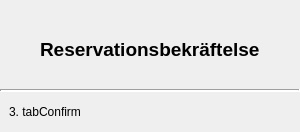
          <widget class="QWidget" name="stackedWidgetP1Page3">
           <layout class="QVBoxLayout" name="verticalLayout_7">
            <property name="spacing">
             <number>0</number>
            </property>
            <property name="margin">
             <number>0</number>
            </property>
            <item>
             <layout class="QGridLayout" name="gridLayout_16">
              <property name="leftMargin">
               <number>0</number>
              </property>
              <property name="topMargin">
               <number>9</number>
              </property>
              <property name="rightMargin">
               <number>0</number>
              </property>
              <item row="0" column="1">
               <widget class="QLabel" name="labelConfirmHeadline">
                <property name="font">
                 <font>
                  <pointsize>14</pointsize>
                  <weight>75</weight>
                  <bold>true</bold>
                 </font>
                </property>
                <property name="text">
                 <string>Reservationsbekräftelse</string>
                </property>
               </widget>
              </item>
              <item row="0" column="0">
               <spacer name="horizontalSpacer_37">
                <property name="orientation">
                 <enum>Qt::Horizontal</enum>
                </property>
                <property name="sizeHint" stdset="0">
                 <size>
                  <width>40</width>
                  <height>20</height>
                 </size>
                </property>
               </spacer>
              </item>
              <item row="0" column="2">
               <spacer name="horizontalSpacer_38">
                <property name="orientation">
                 <enum>Qt::Horizontal</enum>
                </property>
                <property name="sizeHint" stdset="0">
                 <size>
                  <width>40</width>
                  <height>20</height>
                 </size>
                </property>
               </spacer>
              </item>
              <item row="0" column="3">
               <spacer name="verticalSpacer_19">
                <property name="orientation">
                 <enum>Qt::Vertical</enum>
                </property>
                <property name="sizeType">
                 <enum>QSizePolicy::Fixed</enum>
                </property>
                <property name="sizeHint" stdset="0">
                 <size>
                  <width>0</width>
                  <height>80</height>
                 </size>
                </property>
               </spacer>
              </item>
              <item row="1" column="0" colspan="4">
               <widget class="Line" name="line_4">
                <property name="lineWidth">
                 <number>2</number>
                </property>
                <property name="orientation">
                 <enum>Qt::Horizontal</enum>
                </property>
               </widget>
              </item>
             </layout>
            </item>
            <item>
             <layout class="QGridLayout" name="gridLayout_17">
              <property name="leftMargin">
               <number>9</number>
              </property>
              <property name="rightMargin">
               <number>9</number>
              </property>
              <item row="0" column="0">
               <widget class="QLabel" name="label_7">
                <property name="text">
                 <string>3. tabConfirm</string>
                </property>
               </widget>
              </item>
              <item row="0" column="1">
               <spacer name="verticalSpacer_20">
                <property name="orientation">
                 <enum>Qt::Vertical</enum>
                </property>
                <property name="sizeHint" stdset="0">
                 <size>
                  <width>20</width>
                  <height>40</height>
                 </size>
                </property>
               </spacer>
              </item>
             </layout>
            </item>
           </layout>
          </widget>
